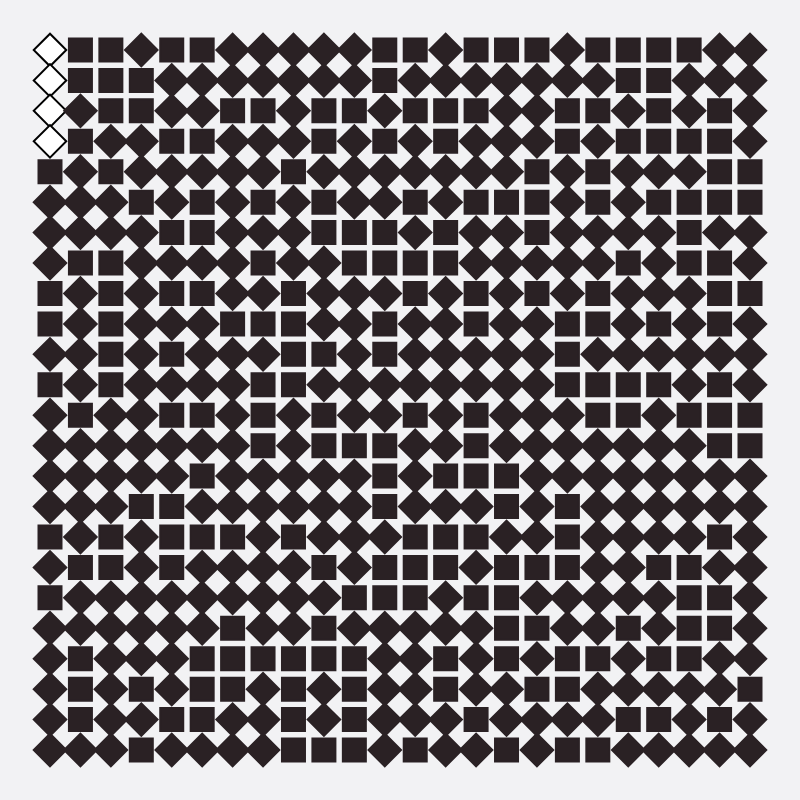
Frame 1 (no input)
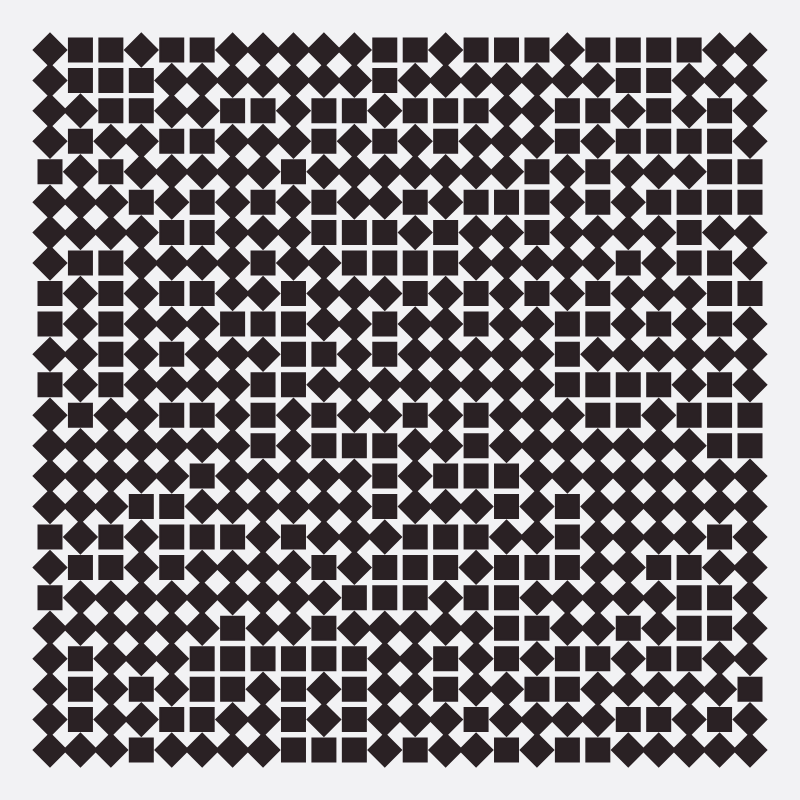
Frame 60 (no input)
Frame 120 (the mouse pressed at the canvas centre since frame 60): identical to frame 60, image omitted

The p5.js sketch that drew these frames (run headless with seeded random() and noise() and a simulated clock; from frame 60 on, the mouse is pressed at the canvas centre):

// p5.js sketch
// ── sketch.js
function setup() {
  createCanvas(800, 800);
// Sets the mode for drawing rectangles
  rectMode(CENTER);
  strokeWeight(2);
}

function draw() {
//Sets the color of the background
  background(242,242,244);
//Draw 24 squares_horizontal&vertical
  for (let i = 0; i < 24; i += 1) {
    for (let j = 0; j < 24; j += 1) {
      const x = map(i, 0, 23, 50, 750);
      const y = map(j, 0, 23, 50, 750);
      for (let k = 0; k < 1; k += 1) {
        const width = map(k, 0, 23, 23, 144);
//Locate the squares that will rotate  
//Column0
        if (i === 0 && j === 0 || i === 0 && j === 1 || i === 0 && j === 2 || i === 0 && j === 3 || i === 0 && j === 5 || i === 0 && j === 6 || i === 0 && j === 7 || i === 0 && j === 10 || i === 0 && j === 12 || i === 0 && j === 13 || i === 0 && j === 14 || i === 0 && j === 15 || i === 0 && j === 17 || i === 0 && j === 19 || i === 0 && j === 20 || i === 0 && j === 21 || i === 0 && j === 22 || i === 0 && j === 23 ||
//Column1           
            i === 1 && j === 2 || i === 1 && j === 4 || i === 1 && j === 5 || i === 1 && j === 6 || i === 1 && j === 8 || i === 1 && j === 9 || i === 1 && j === 10 || i === 1 && j === 11 || i === 1 && j === 13 || i === 1 && j === 14 || i === 1 && j === 15 || i === 1 && j === 16 || i === 1 && j === 18 || i === 1 && j === 19 || i === 1 && j === 23 ||
//Column2
            i === 2 && j === 3 || i === 2 && j === 5 || i === 2 && j === 6 || i === 2 && j === 12 || i === 2 && j === 13 || i === 2 && j === 14 || i === 2 && j === 15 || i === 2 && j === 18 || i === 2 && j === 19 || i === 2 && j === 20 || i === 2 && j === 21 || i === 2 && j === 22 || i === 2 && j === 23 ||
//Column3
            i === 3 && j === 0 || i === 3 && j === 3 || i === 3 && j === 4 || i === 3 && j === 6 || i === 3 && j === 7 || i === 3 && j === 8 || i === 3 && j === 9 || i === 3 && j === 10 || i === 3 && j === 11 || i === 3 && j === 12 || i === 3 && j === 13 || i === 3 && j === 14 || i === 3 && j === 16 || i === 3 && j === 17 || i === 3 && j === 18 || i === 3 && j === 19 || i === 3 && j === 20 || i === 3 && j === 22 ||
//Column4
            i === 4 && j === 1 || i === 4 && j === 2 || i === 4 && j === 4 || i === 4 && j === 5 || i === 4 && j === 7 || i === 4 && j === 9 || i === 4 && j === 11 || i === 4 && j === 13 || i === 4 && j === 14 || i === 4 && j === 18 || i === 4 && j === 19 || i === 4 && j === 20 || i === 4 && j === 21 || i === 4 && j === 23 ||
//Column5
            i === 5 && j === 1 || i === 5 && j === 2 || i === 5 && j === 4 || i === 5 && j === 7 || i === 5 && j === 9 || i === 5 && j === 10 || i === 5 && j === 11 || i === 5 && j === 13 || i === 5 && j === 15 || i === 5 && j === 17 || i === 5 && j === 18 || i === 5 && j === 19 || i === 5 && j === 23 ||
//Column6
            i === 6 && j === 0 || i === 6 && j === 1 || i === 6 && j === 3 || i === 6 && j === 4 || i === 6 && j === 5 || i === 6 && j === 6 || i === 6 && j === 7 || i === 6 && j === 8 || i === 6 && j === 10 || i === 6 && j === 11 || i === 6 && j === 12 || i === 6 && j === 13 || i === 6 && j === 14 || i === 6 && j === 15 || i === 6 && j === 17 || i === 6 && j === 18 || i === 6 && j === 22 || i === 6 && j === 23 ||
//Column7
            i === 7 && j === 0 || i === 7 && j === 1 || i === 7 && j === 3 || i === 7 && j === 4 || i === 7 && j === 6 || i === 7 && j === 8 || i === 7 && j === 10 || i === 7 && j === 14 || i === 7 && j === 15 || i === 7 && j === 16 || i === 7 && j === 17 || i === 7 && j === 18 || i === 7 && j === 19 || i === 7 && j === 21 || i === 7 && j === 22 || i === 7 && j === 23 ||
//Column8
            i === 8 && j === 0 || i === 8 && j === 1 || i === 8 && j === 2 || i === 8 && j === 3 || i === 8 && j === 5 || i === 8 && j === 6 || i === 8 && j === 7 || i === 8 && j === 12 || i === 8 && j === 13 || i === 8 && j === 14 || i === 8 && j === 15 || i === 8 && j === 17 || i === 8 && j === 18 || i === 8 && j === 19 ||
//Column9
            i === 9 && j === 0 || i === 9 && j === 1 || i === 9 && j === 4 || i === 9 && j === 7 || i === 9 && j === 8 || i === 9 && j === 9 || i === 9 && j === 11 || i === 9 && j === 14 || i === 9 && j === 15 || i === 9 && j === 16 || i === 9 && j === 18 || i === 9 && j === 21 || i === 9 && j === 22 ||
//Column10
            i === 10 && j === 0 || i === 10 && j === 1 || i === 10 && j === 3 || i === 10 && j === 4 || i === 10 && j === 5 || i === 10 && j === 8 || i === 10 && j === 9 || i === 10 && j === 10 || i === 10 && j === 11 || i === 10 && j === 12 || i === 10 && j === 14 || i === 10 && j === 15 || i === 10 && j === 16 || i === 10 && j === 17 || i === 10 && j === 19 ||
//Column11
            i === 11 && j === 2 || i === 11 && j === 4 || i === 11 && j === 5 || i === 11 && j === 8 || i === 11 && j === 11 || i === 11 && j === 12 || i === 11 && j === 16 || i === 11 && j === 19 || i === 11 && j === 20 || i === 11 && j === 21 || i === 11 && j === 22 || i === 11 && j === 23 ||
//Column12
           i === 12 && j === 1 || i === 12 && j === 3 || i === 12 && j === 4 || i === 12 && j === 6 || i === 12 && j === 9 || i === 12 && j === 10 || i === 12 && j === 11 || i === 12 && j === 13 || i === 12 && j === 14 || i === 12 && j === 15 || i === 12 && j === 19 || i === 12 && j === 20 || i === 12 && j === 21 || i === 12 && j === 22 || 
//Column13
            i === 13 && j === 0 || i === 13 && j === 1 || i === 13 && j === 4 || i === 13 && j === 5 || i === 13 && j === 8 || i === 13 && j === 9 || i === 13 && j === 10 || i === 13 && j === 11 || i === 13 && j === 12 || i === 13 && j === 13 || i === 13 && j === 15 || i === 13 && j === 18 || i === 13 && j === 19 || i === 13 && j === 22 || i === 13 && j === 23 ||
//Column14
            i === 14 && j === 1 || i === 14 && j === 3 || i === 14 && j === 4 || i === 14 && j === 6 || i === 14 && j === 7 || i === 14 && j === 10 || i === 14 && j === 11 || i === 14 && j === 15 || i === 14 && j === 17 || i === 14 && j === 19 || i === 14 && j === 20 || i === 14 && j === 21 || i === 14 && j === 23||
//Column15
            i === 15 && j === 1 || i === 15 && j === 2 || i === 15 && j === 3 || i === 15 && j === 4 || i === 15 && j === 6 || i === 15 && j === 7 || i === 15 && j === 8 || i === 15 && j === 9 || i === 15 && j === 10 || i === 15 && j === 11 || i === 15 && j === 12 || i === 15 && j === 13 || i === 15 && j === 16 || i === 15 && j === 21 || i === 15 && j === 22 ||
//Column16
            i === 16 && j === 1 || i === 16 && j === 2 || i === 16 && j === 3 || i === 16 && j === 7 || i === 16 && j === 9 || i === 16 && j === 10 || i === 16 && j === 11 || i === 16 && j === 12 || i === 16 && j === 13 || i === 16 && j === 14 || i === 16 && j === 15 || i === 16 && j === 16 || i === 16 && j === 18 || i === 16 && j === 20 || i === 16 && j === 22 || i === 16 && j === 23 ||
//Column17
            i === 17 && j === 0 || i === 17 && j === 1 || i === 17 && j === 4 || i === 17 && j === 5 || i === 17 && j === 6 || i === 17 && j === 7 || i === 17 && j === 8 || i === 17 && j === 12 || i === 17 && j === 13 || i === 17 && j === 14 || i === 17 && j === 18 || i === 17 && j === 19 || i === 17 && j === 22 ||
//Column18
            i === 18 && j === 1 || i === 18 && j === 3 || i === 18 && j === 6 || i === 18 && j === 7 || i === 18 && j === 10 || i === 18 && j === 13 || i === 18 && j === 14 || i === 18 && j === 15 || i === 18 && j === 16 || i === 18 && j === 17 || i === 18 && j === 18 || i === 18 && j === 19 || i === 18 && j === 21 || i === 18 && j === 22 ||
//Column19
            i === 19 && j === 2 || i === 19 && j === 4 || i === 19 && j === 5 || i === 19 && j === 6 || i === 19 && j === 8 || i === 19 && j === 9 || i === 19 && j === 10 || i === 19 && j === 13 || i === 19 && j === 14 || i === 19 && j === 15 || i === 19 && j === 16 || i === 19 && j === 17 || i === 19 && j === 18 || i === 19 && j === 20 || i === 19 && j === 21 || i === 19 && j === 23 ||
//Column20
            i === 20 && j === 4 || i === 20 && j === 6 || i === 20 && j === 7 || i === 20 && j === 8 || i === 20 && j === 10 || i === 20 && j === 12 || i === 20 && j === 13 || i === 20 && j === 14 || i === 20 && j === 15 || i === 20 && j === 16 || i === 20 && j === 18 || i === 20 && j === 19 || i === 20 && j === 21 || i === 20 && j === 23 ||
//Column21
            i === 21 && j === 1 || i === 21 && j === 2 || i === 21 && j === 4 || i === 21 && j === 8 || i === 21 && j === 9 || i === 21 && j === 10 || i === 21 && j === 11 || i === 21 && j === 13 || i === 21 && j === 14 || i === 21 && j === 15 || i === 21 && j === 16 || i === 21 && j === 21 || i === 21 && j === 22 || i === 21 && j === 23 ||
//Column22
            i === 22 && j === 0 || i === 22 && j === 1 || i === 22 && j === 6 || i === 22 && j === 10 || i === 22 && j === 14 || i === 22 && j === 15 || i === 22 && j === 17 || i === 22 && j === 20 || i === 22 && j === 21 || i === 22 && j === 23 ||
//Column23
            i === 23 && j === 0 || i === 23 && j === 1 || i === 23 && j === 2 || i === 23 && j === 3 || i === 23 && j === 6 || i === 23 && j === 7 || i === 23 && j === 9 || i === 23 && j === 10 || i === 23 && j === 11 || i === 23 && j === 14 || i === 23 && j === 15 || i === 23 && j === 16 || i === 23 && j === 17 || i === 23 && j === 18 || i === 23 && j === 19 || i === 23 && j === 20 || i === 23 && j === 22 || i === 23 && j === 23){
          push();
          translate(x, y);
          rotate(radians(45));
          translate(-x, -y);
          rect(x, y, width, width);
          pop();
        } else {
//Sets the color&dimension of the squares
          fill(42,33,36)
          stroke(42,33,36)
          rect(x, y, width, width);
        }
      }
    }
  }
}
